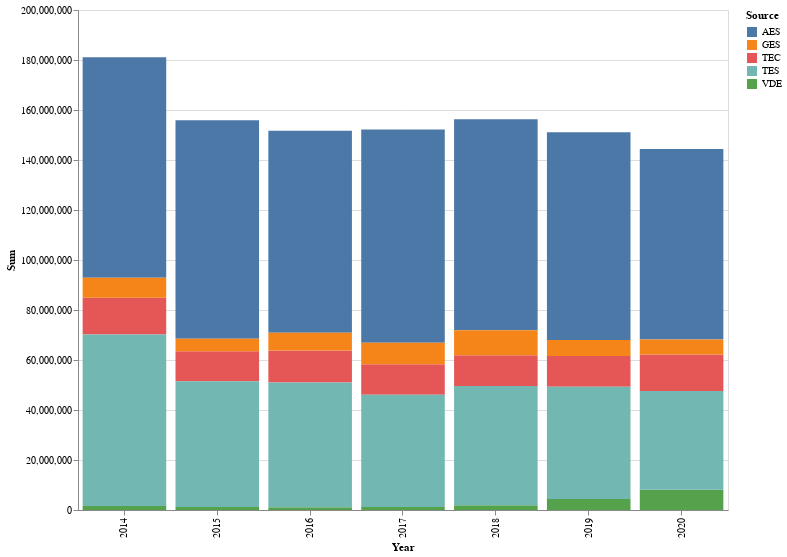

Notebook code cell kept with this figure:
### Code cell
alt.Chart(new_df).mark_bar().encode(
    x = alt.X('Year:O'),
    y = alt.Y('Sum:Q'),
    tooltip = alt.Tooltip('Sum'),
    color = alt.Color('Source:N'),
).properties(width = 650, height = 500)

### Figure 1 — Vega-Lite specification as saved in the notebook (floating-point values rounded to 4 significant figures)
{"config": {"view": {"continuousWidth": 400, "continuousHeight": 300}}, "data": {"name": "data-b2bbbb4006544e8e11d16433ba1ee1de"}, "mark": "bar", "encoding": {"color": {"type": "nominal", "field": "Source"}, "tooltip": {"type": "quantitative", "field": "Sum"}, "x": {"type": "ordinal", "field": "Year"}, "y": {"type": "quantitative", "field": "Sum"}}, "height": 500, "width": 650, "$schema": "https://vega.github.io/schema/vega-lite/v4.8.1.json", "datasets": {"data-b2bbbb4006544e8e11d16433ba1ee1de": [{"Year": 2014, "Source": "AES", "Sum": 88200000.0}, {"Year": 2014, "Source": "TEC", "Sum": 14680000.0}, {"Year": 2014, "Source": "VDE", "Sum": 1606000.0}, {"Year": 2014, "Source": "TES", "Sum": 68610000.0}, {"Year": 2014, "Source": "GES", "Sum": 7991000.0}, {"Year": 2015, "Source": "AES", "Sum": 87410000.0}, {"Year": 2015, "Source": "TEC", "Sum": 12040000.0}, {"Year": 2015, "Source": "VDE", "Sum": 1235000.0}, {"Year": 2015, "Source": "TES", "Sum": 50260000.0}, {"Year": 2015, "Source": "GES", "Sum": 4964000.0}, {"Year": 2016, "Source": "AES", "Sum": 80760000.0}, {"Year": 2016, "Source": "TEC", "Sum": 12840000.0}, {"Year": 2016, "Source": "VDE", "Sum": 1093000.0}, {"Year": 2016, "Source": "TES", "Sum": 49880000.0}, {"Year": 2016, "Source": "GES", "Sum": 7114000.0}, {"Year": 2017, "Source": "AES", "Sum": 85310000.0}, {"Year": 2017, "Source": "TEC", "Sum": 12210000.0}, {"Year": 2017, "Source": "VDE", "Sum": 1177000.0}, {"Year": 2017, "Source": "TES", "Sum": 44950000.0}, {"Year": 2017, "Source": "GES", "Sum": 8532000.0}, {"Year": 2018, "Source": "AES", "Sum": 84350000.0}, {"Year": 2018, "Source": "TEC", "Sum": 12260000.0}, {"Year": 2018, "Source": "VDE", "Sum": 1864000.0}, {"Year": 2018, "Source": "TES", "Sum": 47750000.0}, {"Year": 2018, "Source": "GES", "Sum": 10070000.0}, {"Year": 2019, "Source": "AES", "Sum": 83100000.0}, {"Year": 2019, "Source": "TEC", "Sum": 12250000.0}, {"Year": 2019, "Source": "VDE", "Sum": 4442000.0}, {"Year": 2019, "Source": "TES", "Sum": 44880000.0}, {"Year": 2019, "Source": "GES", "Sum": 6422000.0}, {"Year": 2020, "Source": "AES", "Sum": 76210000.0}, {"Year": 2020, "Source": "TEC", "Sum": 14540000.0}, {"Year": 2020, "Source": "VDE", "Sum": 8125000.0}, {"Year": 2020, "Source": "TES", "Sum": 39500000.0}, {"Year": 2020, "Source": "GES", "Sum": 5999000.0}]}}
